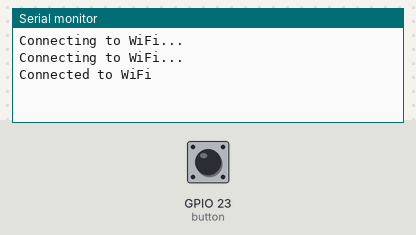
A sketch run on a simulated ESP32. Shown: the last lines printed to the serial monitor. The inputs (shaded band) are chosen by the test bench; at power-on: GPIO 23 (button) LOW. WiFi joins after 1.5 s; servers stay silent unless stated.

Above: at 3.2 s.
3.3 s: GPIO 23 (button) pulled HIGH for 0.15 s
At 4.6 s:
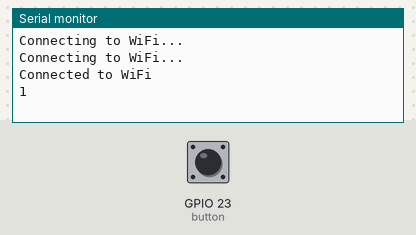
5.0 s: GPIO 23 (button) pulled HIGH for 1 s
At 7.0 s:
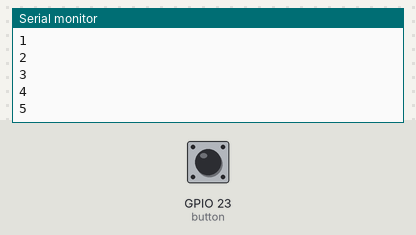
Timing chart, 0 to 8.5 s (numbered marks = the images above; inputs shaded):
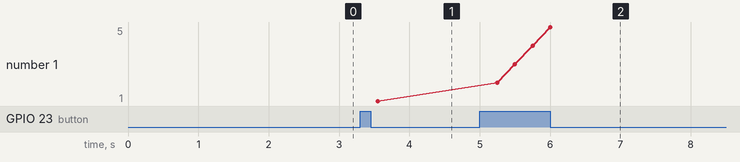

Measured:
- after the input at 3.3 s, the serial monitor: prints a new line after 0.25 s (image 1)
- after the input at 5.0 s, the serial monitor: prints a new line after 0.25 s (image 2)
- plotted number 1: 1 → 5 after the input at 5.0 s

The sketch:

Antrian_Bicara.ino
```cpp
// ||===================================||
// ||      CREATED by FERY SETIAWAN     ||
// ||      Technology of Univercity     ||
// ||             YOGYAKARTA            ||
// ||===================================||
// 29/07/2024

// ||===================================================||
// ||               !!!--- NOTE  ---!!!                 ||
// ||  Masih ada kekurangan, Dikarenakan Chome/Browser  ||
// ||  tidak mengijinkan autoplay audio dibackgroud     ||
// ||  maka saat pertama kali membuka wajib meng-klik   ||
// ||  button - ulang -, Terimakasih                    ||
// ||===================================================||

#include <WiFi.h>
#include <AsyncTCP.h>
#include <ESPAsyncWebServer.h>
#define button 23

#include "Page.h"

int antrian = 0;

// Pengaturan WiFi
const char* ssid = "Fry_sn";
const char* password = "//////////";

AsyncWebServer server(80);

String getdata(){
  String json = "{\"antrian\":";
  json += antrian;
  json += "}";
  return json;
}

void setup(){
  Serial.begin(9600);
  WiFi.begin(ssid, password);
  while (WiFi.status() != WL_CONNECTED) {
    delay(1000);
    Serial.println("Connecting to WiFi...");
  }
  Serial.println("Connected to WiFi");

  server.on("/", HTTP_GET, [](AsyncWebServerRequest *request){
  request->send_P(200, "text/html", index_html);
  });

  server.on("/data", HTTP_GET, [](AsyncWebServerRequest *request){
    request->send(200, "application/json", getdata());
  });

  pinMode(button, INPUT);
  server.begin();
}

void loop(){
  if (digitalRead(button) == HIGH){
    delay(250);
    antrian++;
    Serial.println(antrian);
  }
}
```

Page.h
```cpp
const char index_html[] PROGMEM = R"rawliteral(
<!DOCTYPE html>
<html lang="en">
<head>
    <meta charset="UTF-8">
    <meta name="viewport" content="width=device-width, initial-scale=1.0">
    <title>Antrian</title>
    <script>
        let numerawal = 0
        let numer = 0
        setInterval(() => {
            fetch('/data')
                .then(response => response.json())
                .then(data => {
                    numerawal = data.antrian
                    if (JSON.stringify(numerawal) !== JSON.stringify(numer)){
                        numer = numerawal
                        update()
                    }
                });
        }, 100);


        document.getElementById('antrian').innerHTML = numer

        function update(){
            document.getElementById('antrian').innerHTML = numer
            spek(numer)
        }

        function nextCustomer(){
            numer++
            update()
        }

        function prevCustomer(){
            update()
        }

        function spek(numer){
            const msg = new SpeechSynthesisUtterance;
            msg.text = "Nomor antrian " + numer + "Silahkan Menuju Ke loket";
            msg.lang = 'id-ID';
            msg.rate = 0.9
            msg.pitch = 1
            window.speechSynthesis.cancel();
            window.speechSynthesis.speak(msg)
        }
    </script>
</head>
<body>
    <h1>Antrian</h1>
    <h1 id="antrian">
        <!-- Antrian diisi disini -->
    </h1>
    <button onclick="prevCustomer()">Ulang</button>
</body>
</html>

)rawliteral";
```
